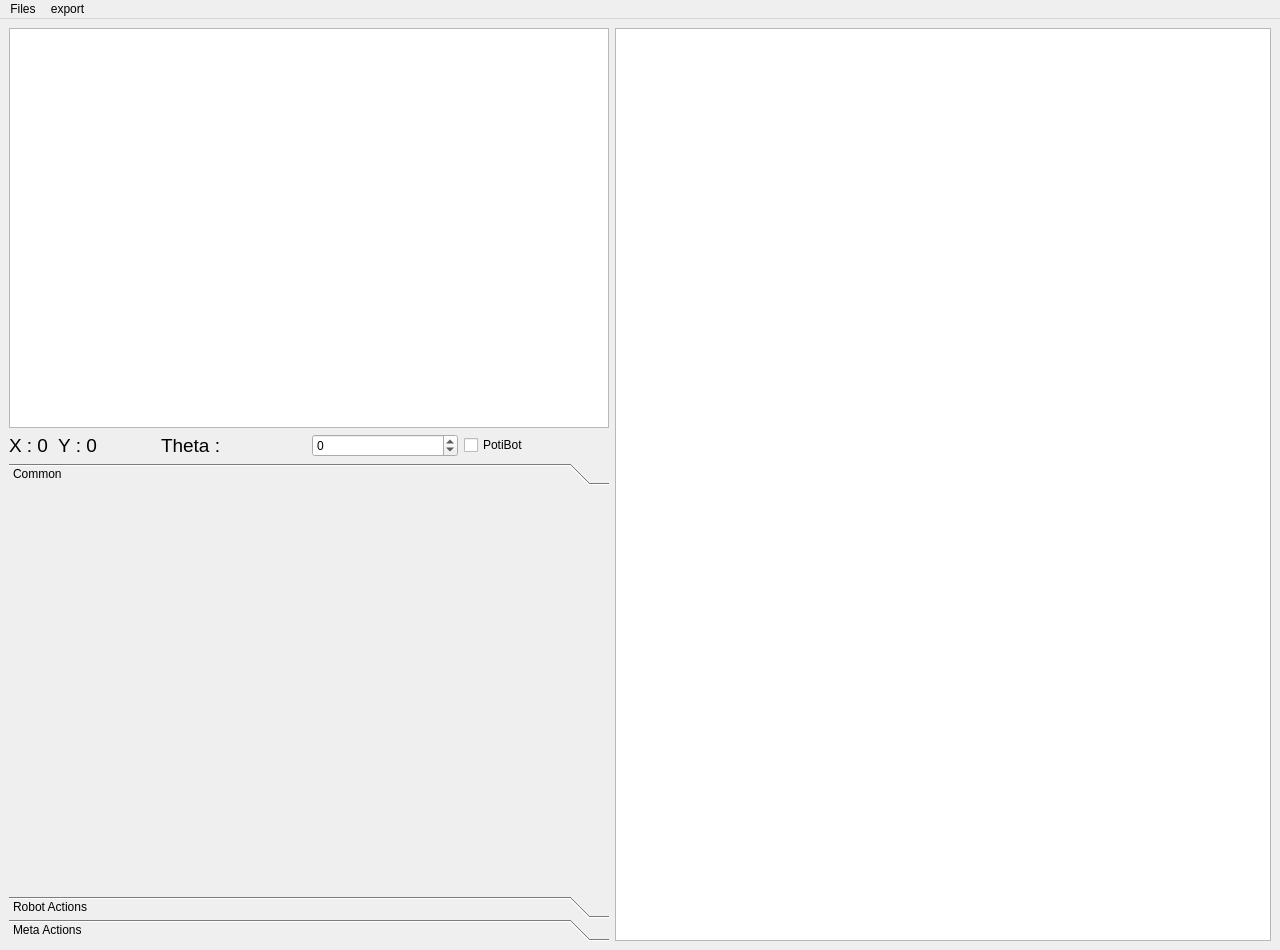
<?xml version="1.0" encoding="UTF-8"?>
<ui version="4.0">
 <class>MainWindow</class>
 <widget class="QMainWindow" name="MainWindow">
  <property name="geometry">
   <rect>
    <x>0</x>
    <y>0</y>
    <width>1280</width>
    <height>950</height>
   </rect>
  </property>
  <property name="windowTitle">
   <string>MainWindow</string>
  </property>
  <widget class="QWidget" name="centralwidget">
   <layout class="QGridLayout" name="gridLayout_2">
    <item row="0" column="0">
     <widget class="QGraphicsView" name="playgroundScene">
      <property name="sizePolicy">
       <sizepolicy hsizetype="Fixed" vsizetype="Fixed">
        <horstretch>0</horstretch>
        <verstretch>0</verstretch>
       </sizepolicy>
      </property>
      <property name="minimumSize">
       <size>
        <width>600</width>
        <height>400</height>
       </size>
      </property>
      <property name="maximumSize">
       <size>
        <width>600</width>
        <height>400</height>
       </size>
      </property>
      <property name="verticalScrollBarPolicy">
       <enum>Qt::ScrollBarAlwaysOff</enum>
      </property>
      <property name="horizontalScrollBarPolicy">
       <enum>Qt::ScrollBarAlwaysOff</enum>
      </property>
     </widget>
    </item>
    <item row="0" column="1" rowspan="2">
     <widget class="QGraphicsView" name="graphicsView">
      <property name="sizeAdjustPolicy">
       <enum>QAbstractScrollArea::AdjustIgnored</enum>
      </property>
      <property name="dragMode">
       <enum>QGraphicsView::NoDrag</enum>
      </property>
      <property name="resizeAnchor">
       <enum>QGraphicsView::AnchorUnderMouse</enum>
      </property>
      <property name="viewportUpdateMode">
       <enum>QGraphicsView::BoundingRectViewportUpdate</enum>
      </property>
     </widget>
    </item>
    <item row="1" column="0">
     <layout class="QGridLayout" name="gridLayout">
      <item row="0" column="0">
       <widget class="QLabel" name="coordinates">
        <property name="font">
         <font>
          <pointsize>14</pointsize>
         </font>
        </property>
        <property name="text">
         <string>X : 0  Y : 0</string>
        </property>
       </widget>
      </item>
      <item row="0" column="1">
       <widget class="QLabel" name="coordinates_3">
        <property name="font">
         <font>
          <pointsize>14</pointsize>
         </font>
        </property>
        <property name="text">
         <string>Theta :</string>
        </property>
       </widget>
      </item>
      <item row="0" column="2">
       <widget class="QSpinBox" name="thetaRobot">
        <property name="minimum">
         <number>-3600</number>
        </property>
        <property name="maximum">
         <number>3600</number>
        </property>
       </widget>
      </item>
      <item row="0" column="3">
       <widget class="QCheckBox" name="checkBox">
        <property name="text">
         <string>PotiBot</string>
        </property>
       </widget>
      </item>
      <item row="1" column="0" colspan="4">
       <widget class="QToolBox" name="toolBox">
        <property name="lineWidth">
         <number>3</number>
        </property>
        <property name="currentIndex">
         <number>0</number>
        </property>
        <property name="tabSpacing">
         <number>1</number>
        </property>
        <widget class="QWidget" name="Actions">
         <property name="geometry">
          <rect>
           <x>0</x>
           <y>0</y>
           <width>598</width>
           <height>410</height>
          </rect>
         </property>
         <attribute name="label">
          <string>Common</string>
         </attribute>
        </widget>
        <widget class="QWidget" name="ActionsRobot">
         <property name="geometry">
          <rect>
           <x>0</x>
           <y>0</y>
           <width>598</width>
           <height>410</height>
          </rect>
         </property>
         <attribute name="label">
          <string>Robot Actions</string>
         </attribute>
        </widget>
        <widget class="QWidget" name="MetaActions">
         <property name="geometry">
          <rect>
           <x>0</x>
           <y>0</y>
           <width>598</width>
           <height>410</height>
          </rect>
         </property>
         <attribute name="label">
          <string>Meta Actions</string>
         </attribute>
        </widget>
       </widget>
      </item>
     </layout>
    </item>
   </layout>
  </widget>
  <widget class="QMenuBar" name="menubar">
   <property name="geometry">
    <rect>
     <x>0</x>
     <y>0</y>
     <width>1280</width>
     <height>20</height>
    </rect>
   </property>
   <widget class="QMenu" name="menuFiles">
    <property name="title">
     <string>Files</string>
    </property>
    <addaction name="actionNew_MetaAction"/>
    <addaction name="actionLoad_MetaAction"/>
    <addaction name="actionOrganize"/>
   </widget>
   <widget class="QMenu" name="menuexport">
    <property name="title">
     <string>export</string>
    </property>
    <addaction name="actionsave"/>
   </widget>
   <addaction name="menuFiles"/>
   <addaction name="menuexport"/>
  </widget>
  <action name="actionNew_MetaAction">
   <property name="text">
    <string>New File</string>
   </property>
  </action>
  <action name="actionLoad_MetaAction">
   <property name="text">
    <string>Load File</string>
   </property>
  </action>
  <action name="actionsave">
   <property name="text">
    <string>save</string>
   </property>
  </action>
  <action name="actionOrganize">
   <property name="text">
    <string>Organize</string>
   </property>
  </action>
 </widget>
 <resources/>
 <connections/>
</ui>
